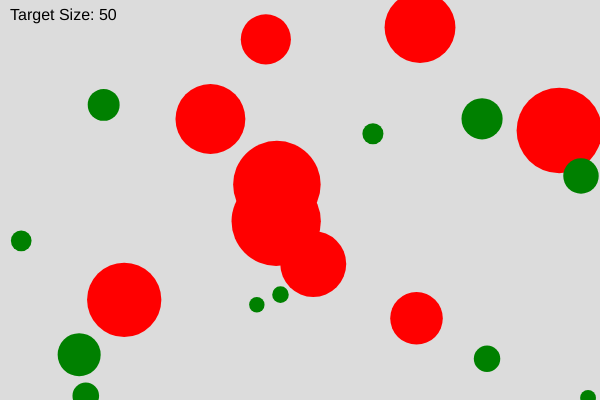
Frame 1 (no input)
Frame 60 (no input): identical to frame 1, image omitted
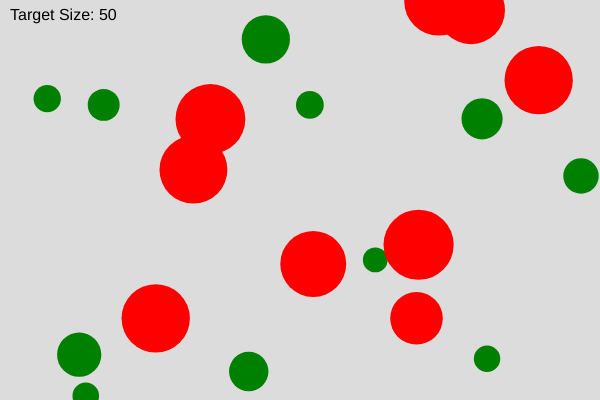
Frame 120 (the mouse pressed at the canvas centre since frame 60)

The p5.js sketch that drew these frames (run headless with seeded random() and noise() and a simulated clock; from frame 60 on, the mouse is pressed at the canvas centre):

// p5.js sketch
// ── sketch.js
let population = [];
let targetSize = 50;
let mutationRate = 0.1;

function setup() {
  createCanvas(600, 400);
  for (let i = 0; i < 20; i++) {
    population.push({ size: random(10, 100), x: random(width), y: random(height) });
  }
}

function draw() {
  background(220);
  
  // Display the population
  noStroke();
  for (let individual of population) {
    fill(individual.size > targetSize ? 'red' : 'green');
    circle(individual.x, individual.y, individual.size);
  }
  
  // Display target size
  fill(0);
  textSize(16);
  text(`Target Size: ${targetSize}`, 10, 20);  // Corrected template literal syntax
}

function mousePressed() {
  // Apply mutation
  for (let individual of population) {
    if (random() < mutationRate) {
      individual.size += random(-5, 5); // Mutate size slightly
    }
  }
  
  // Select survivors based on proximity to target size
  population = population.sort((a, b) => abs(a.size - targetSize) - abs(b.size - targetSize));
  population = population.slice(0, 10); // Keep the best half
  
  // Reproduce to maintain population size
  while (population.length < 20) {
    let parent = random(population);
    population.push({ size: parent.size + random(-2, 2), x: random(width), y: random(height) });
  }
}
